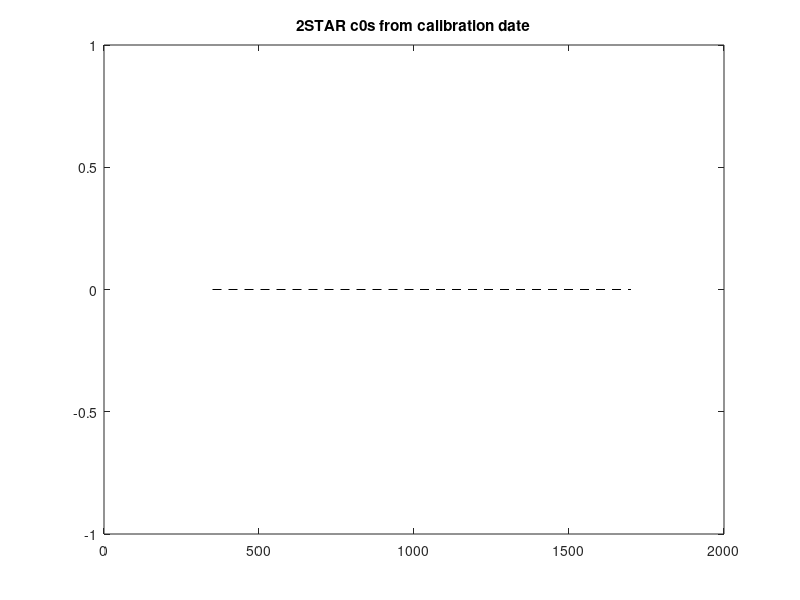
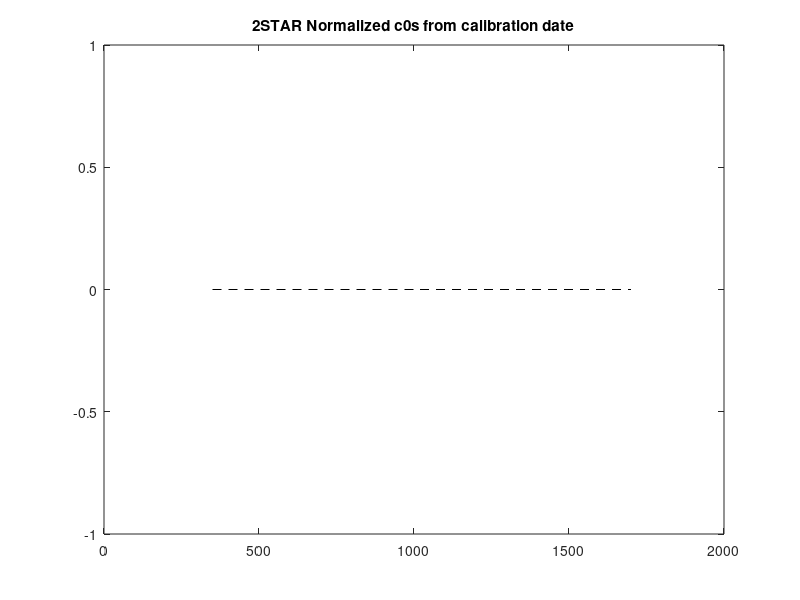

These charts were generated, in order, by the following MATLAB code: (Note: this script raises an error after producing the figures.)
% Checking some c0, and calculating the averages
close all
clear all
fp = 'C:\Users\sleblan2\Research\4STAR_codes\data_folder\';
fp_out = 'C:\Users\sleblan2\Research\MLO\2017_May\figs\';

vis_names = {'20170526_VIS_C0_refined_Langley_2STAR_MLO_May2017.dat';...
             '20170527_VIS_C0_refined_Langley_2STAR_MLO_May2017.dat';...
             '20170528_VIS_C0_refined_Langley_2STAR_MLO_May2017.dat';...
             '20170529_VIS_C0_refined_Langley_2STAR_MLO_May2017.dat';...
             '20170530_VIS_C0_refined_Langley_2STAR_MLO_May2017.dat';...
             '20170531_VIS_C0_refined_Langley_2STAR_MLO_May2017am.dat';...
             '20170531_VIS_C0_refined_Langley_2STAR_MLO_May2017pm.dat';...
             '20170601_VIS_C0_refined_Langley_2STAR_MLO_May2017am.dat';...
             '20170601_VIS_C0_refined_Langley_2STAR_MLO_May2017pm.dat';...
             '20170603_VIS_C0_refined_Langley_2STAR_MLO_May2017.dat';...
             '20170604_VIS_C0_refined_Langley_2STAR_MLO_May2017pm.dat';...
             '20170605_VIS_C0_refined_Langley_2STAR_MLO_May2017am.dat';...
             '20170605_VIS_C0_refined_Langley_2STAR_MLO_May2017pm.dat';...
             }
         
supp = {'cloudy';'good';'hazy';'cloudy';'cloudy';'good am';'good pm';'cloudy am';'cloudy pm';...
        'cloudy';'good pm';'good am';'good pm'};
i_avg = [2,6,7,11,12,13];

n = length(vis_names);
c0v = {}; c0rv = {}; c0n = {}; corn = {}; leg = {};

fig = figure; 
plot([350,1000,1700],[0,0,0],'--k');
title('2STAR c0s from calibration date')
hold on;

fig2 = figure;
plot([350,1000,1700],[0,0,0],'--k');
title('2STAR Normalized c0s from calibration date')
hold on;

cm = jet(n);
for i=1:n;
    visfilename = [fp vis_names{i}]
    
    a=importdata(which(visfilename));
    visc0(i,:)=a.data(:,strcmp(lower(a.colheaders), 'c0'))';
    visc0err(i,:)=a.data(:,strcmp(lower(a.colheaders), 'c0err'))';
    c0v{i} = visc0; c0rv{i} = visc0err;
    
    w_vis = a.data(:,strcmp(lower(a.colheaders),'wavelength'));
    
    leg{i} = [supp{i} '-' vis_names{i}(1:8)];
   
    figure(fig);
    if any(i_avg==i);
    l = plot(w_vis,visc0(i,:),'color',cm(i,:),'linewidth',4);    
    else;
    l = plot(w_vis,visc0(i,:),'color',cm(i,:));
    end;
    p(i) = l;
    
    figure(fig2);
    if any(i_avg==i);
    l2 = plot(w_vis,visc0(i,:)./visc0(1,:).*100.0,'color',cm(i,:),'linewidth',4); 
    else;
    l2 = plot(w_vis,visc0(i,:)./visc0(1,:).*100.0,'color',cm(i,:));
    end;
    
    p2(i) = l2;
end;
figure(fig);
legend(p,leg);
xlabel('Wavelength [nm]');
ylabel('c0');
ylim([0,1450]);

figure(fig2);
legend(p2,leg);
xlabel('Wavelength [nm]');
ylabel('Normalized c0');
ylim([80,120]);

figure;
l = plot(w_vis,visc0);
hold all

legend(l,leg);
xlabel('Wavelength [nm]');
ylabel('c0');
ylim([0,800]);

% Now average the c0s for creating the right c0
%i_avg = [1 6 6 9 10 13 14 16];
%i_avg = [2,6,7,11,12,13];
visc0_avg = mean(visc0(i_avg,:));
visc0_std = std(visc0(i_avg,:));

figure(fig2);
l2 = plot(w_vis,visc0_avg./visc0(1,:).*100.0,'color','black');
grid;
p2(i+1) = l2;
leg{i+1} = 'good - Averages';
legend(p2,leg,'location','northeastoutside');

figure(fig);
l = plot(w_vis,visc0_avg,'color','black');
grid;
p(i+1) = l; ylim([0 1800]); xlim([280,1120]);
leg{i+1} = 'good - Averages';
legend(p,leg,'location','northeastoutside');

% Save the figures
save_fig(fig,[fp_out 'MLO_May2017_2STAR_cal_c0']);
save_fig(fig2,[fp_out 'MLO_May2017_2STAR_cal_c0_relative']);

figure(fig2);
ylim([96 104]);
save_fig(fig2,[fp_out 'MLO_May2017_2STAR_cal_c0_relative_zoom']);

fig3 = figure;
ax1 = subplot(3,1,1);
plot(w_vis,visc0_avg,'.-k'); hold on;
%plot(w_nir,nirc0_avg.*10.0,'.-k');hold off;
ylabel('c0'); ylim([0,1800])
title('2STAR C0 saved for good averages from MLO May 2017')
ax2 = subplot(3,1,2);

plot(w_vis,visc0_std./visc0_avg.*100.0,'.-k'); hold on;
%plot(w_nir,nirc0_std./nirc0_avg.*100.0,'.-k');hold off;
ylabel('Relative std of c0 [%]');ylim([0,20]);grid;
ax3 = subplot(3,1,3);
title('zoomed')
plot(w_vis,visc0_std./visc0_avg.*100.0,'.-k'); hold on;
%plot(w_nir,nirc0_std./nirc0_avg.*100.0,'.-k');hold off;
ylabel('Relative std of c0 [%]');ylim([0,1.5]); grid;

linkaxes([ax1,ax2,ax3],'x');
xlabel('Wavelength [nm]'); 
save_fig(fig3,[fp_out 'MLO_May2017_2STAR_cal_c0_avg']);

%stophere
% Now save the new averaged c0 for use
days_cell = '';
for i=1:length(i_avg);
    c = char(leg{i_avg(i)});
    days_cell = [days_cell ', ' c(1:4) '-' c(5:6) '-' c(7:8)];
end;
filesuffix='refined_Langley_MLO_May2017_2STAR_averages';
additionalnotes={'Langley at MLO, Data outside 2.0x the STD of 501 nm Langley residuals were screened out. ';...
                 ['Averages of c0 from multiple days including: ' days_cell '. See the list of files below']};
daystr=leg{i_avg(end)}(end-7:end);
visfilename=fullfile(starpaths, [daystr '_VIS_C0_' filesuffix '.dat']);
%nirfilename=fullfile(starpaths, [daystr '_NIR_C0_' filesuffix '.dat']);    

vissource_alt=cellstr(char(vis_names{i_avg}));
%nirsource_alt=cellstr(char(nir_names{i_avg}));
vissource = '(SEE Original files for sources)';
%nirsource = '(SEE Original files for sources)';

starsavec0(visfilename, vissource, [additionalnotes; vissource_alt], w_vis, visc0_avg, visc0_std);
%starsavec0(nirfilename, nirsource, [additionalnotes; nirsource_alt], w_nir, nirc0_avg, nirc0_std);

stophere



